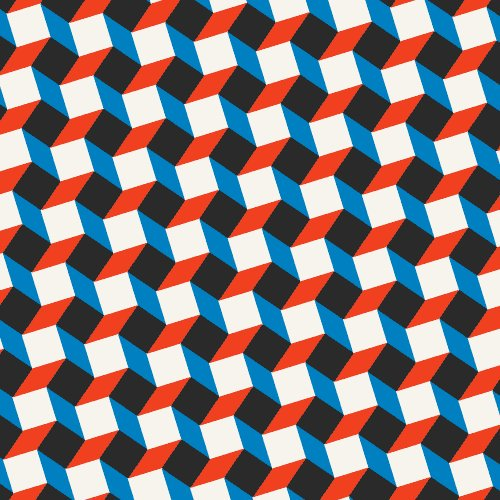
%> input picture testCase/test2d/DeMes/DeMes.jpg, 500 x 500 px
$ octave script.m   (GNU Octave 9; MATLAB toolbox functions it lacks are replaced by stand-ins)
%> lines starting %> are read from the running program, lines starting %| are printed output that depends on the picture
res = 256;

fn = 'DeMes';
im = rgb2gray(im2double(imread([fn '.jpg'])));
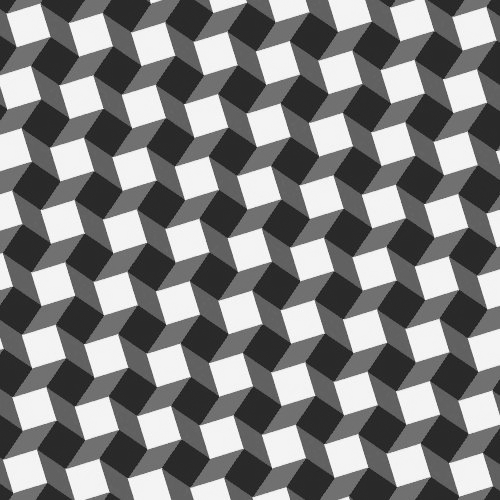
%> im: size 500x500 double; min 0.0863, max 1, mean 0.507
im = imresize(im, [res,res]);
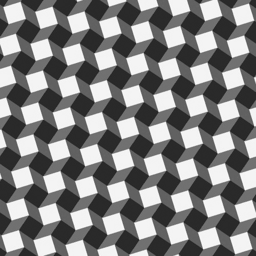
%> im: size 256x256 double; min 0.134, max 0.999, mean 0.507
im = im / sum(im(:));
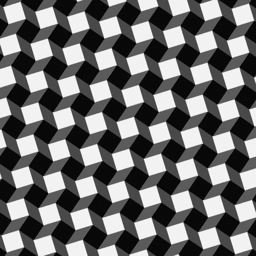
%> im: size 256x256 double; min 4.04e-06, max 3.01e-05, mean 1.53e-05; drawn with min black and max white
exrwritechannels([fn '.exr'],'piz','single','Y',im);
%> (this line was passed over: exrwritechannels is not available in this run)
